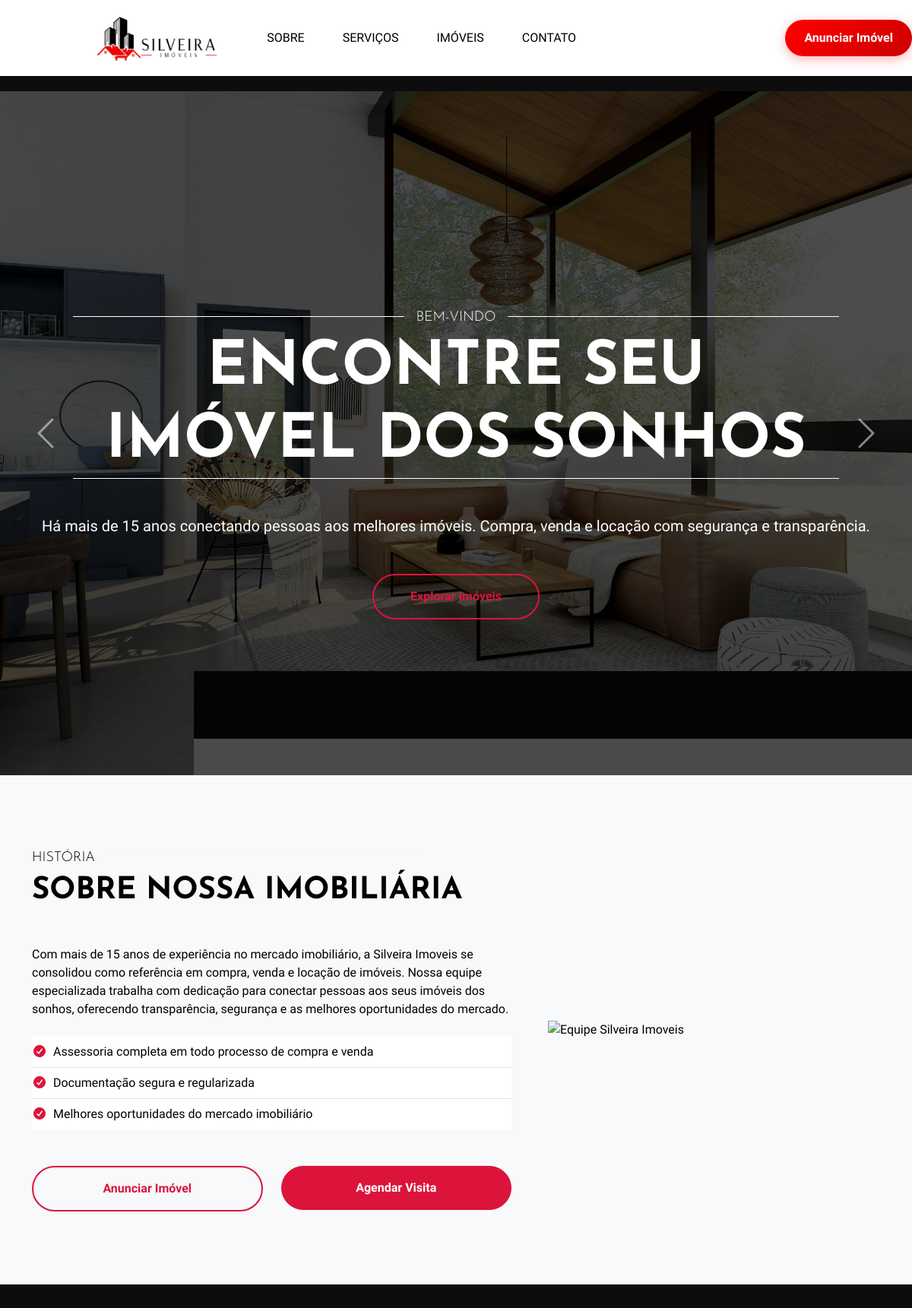
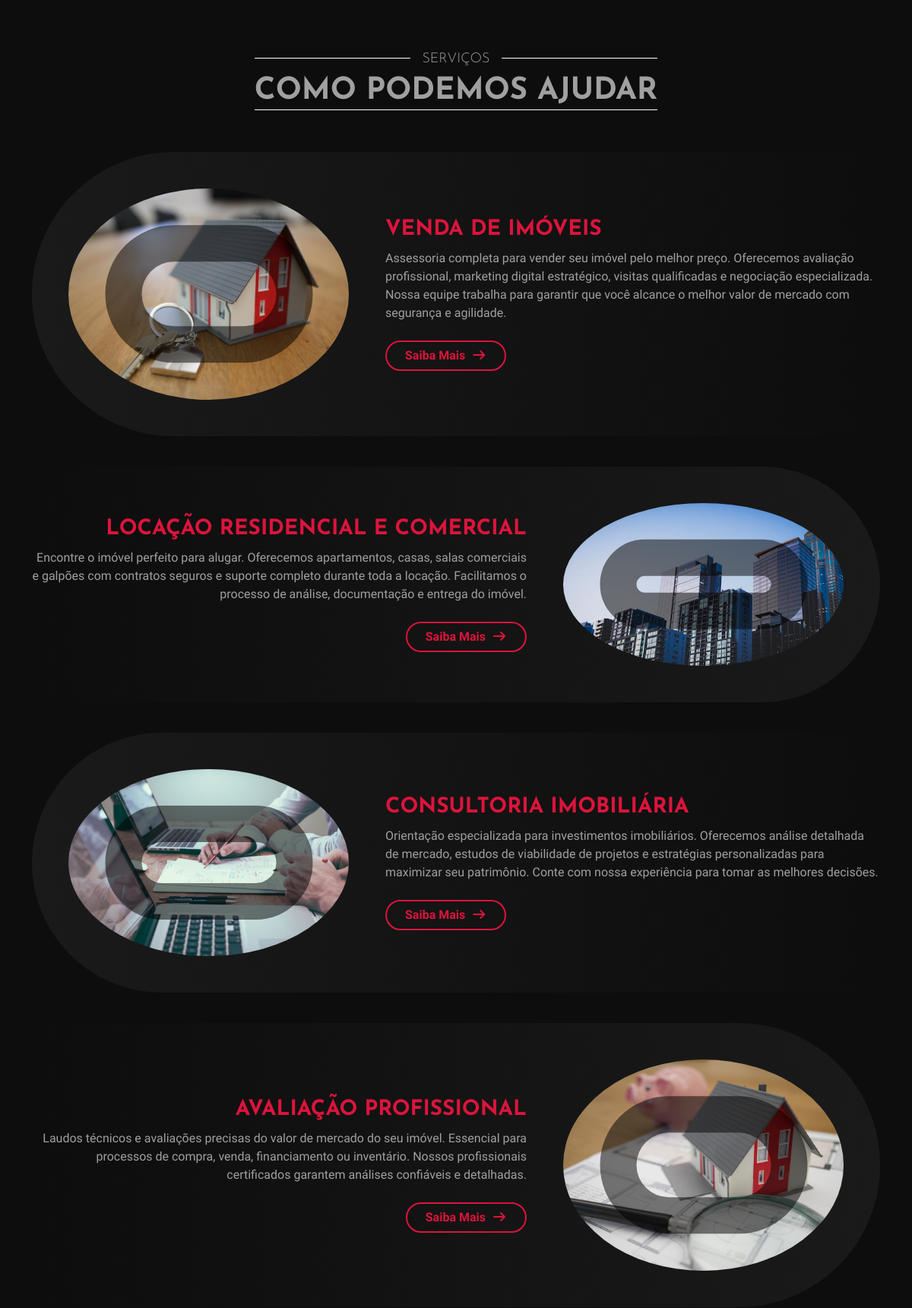
The page / (upper part) on the database its author committed (2 pictures, top to bottom).
### tables this page shows
CREATE TABLE IF NOT EXISTS servicos (
    id INT AUTO_INCREMENT PRIMARY KEY,
    titulo VARCHAR(200) NOT NULL,
    descricao TEXT,
    imagem_url VARCHAR(500),
    posicao VARCHAR(20),  
    ativo BOOLEAN DEFAULT TRUE,
    ordem INT DEFAULT 0,
    criado_em TIMESTAMP DEFAULT CURRENT_TIMESTAMP,
    atualizado_em TIMESTAMP DEFAULT CURRENT_TIMESTAMP ON UPDATE CURRENT_TIMESTAMP
);

### index.php (the view, shortened to what this page needs)
<?php
$pdo = getConnection();
$stmt = $pdo->query("SELECT * FROM configuracoes");
$configsArray = $stmt->fetchAll();
$configs = [];
foreach ($configsArray as $config) {
    $configs[$config['chave']] = $config['valor'];
}
$stmt = $pdo->query("SELECT * FROM servicos WHERE ativo = 1 ORDER BY ordem ASC");
$servicos = $stmt->fetchAll();
?>
<!DOCTYPE html>
<html lang="pt-BR">
<head>
    <link href="https://cdnjs.cloudflare.com/ajax/libs/font-awesome/7.0.0/css/all.min.css" rel="stylesheet">
    <link href="https://cdn.jsdelivr.net/npm/bootstrap-icons@1.4.1/font/bootstrap-icons.css" rel="stylesheet">
    <link href="lib/animate/animate.min.css" rel="stylesheet">
    <link href="lib/lightbox/css/lightbox.min.css" rel="stylesheet">
    <link href="lib/owlcarousel/assets/owl.carousel.min.css" rel="stylesheet">
    <link href="css/bootstrap.min.css" rel="stylesheet">
    <link href="css/style.css" rel="stylesheet">
    <link href="https://cdn.jsdelivr.net/npm/select2@4.1.0-rc.0/dist/css/select2.min.css" rel="stylesheet" />
    <link href="https://cdn.jsdelivr.net/npm/sweetalert2@11/dist/sweetalert2.min.css" rel="stylesheet">
    <link href="css/real-estate-custom.css" rel="stylesheet">
</head>
<body>
    <div class="container-fluid p-0">
        <nav class="navbar navbar-expand-lg navbar-dark px-lg-5 modern-navbar" id="mainNav">
            <a href="#home" class="navbar-brand ms-4 ms-lg-0">
                <img src="logo.PNG" alt="Silveira Imóveis" class="navbar-logo">
            </a>
            <div class="collapse navbar-collapse" id="navbarCollapse">
                <div class="navbar-nav mx-auto p-4 p-lg-0">
                    <a href="#sobre" class="nav-item nav-link">Sobre</a>
                    <a href="#servicos" class="nav-item nav-link">Serviços</a>
                    <a href="#imoveis" class="nav-item nav-link">Imóveis</a>
                    <a href="#contato" class="nav-item nav-link">Contato</a>
                </div>
                <div class="d-none d-lg-flex">
                    <a class="btn btn-outline-primary border-2 btn-anunciar" href="#contato">
                        Anunciar Imóvel
                    </a>
                </div>
            </div>
        </nav>
        <div id="header-carousel" class="carousel slide" data-bs-ride="carousel" data-section="home">
            <div class="carousel-inner">
                <div class="carousel-item active">
                    <img class="w-100" src="img/carousel-2.jpg" alt="Imóvel de Alto Padrão">
                    <div class="carousel-caption d-flex flex-column align-items-center justify-content-center">
                        <div class="title mx-5 px-5 animated slideInDown">
                            <div class="title-center">
                                <h5>Bem-vindo</h5>
                                <h1 class="display-1"><?= htmlspecialchars($configs['carousel_titulo'] ?? 'Encontre seu Imóvel dos Sonhos') ?></h1>
                            </div>
                        </div>
                        <p class="fs-5 mb-5 animated slideInDown"><?= htmlspecialchars($configs['carousel_subtitulo'] ?? '') ?></p>
                        <a href="#properties"
                            class="btn btn-outline-primary border-2 py-3 px-5 animated slideInDown">Explorar
                            Imóveis</a>
                    </div>
                </div>
            </div>
            <button class="carousel-control-prev" type="button" data-bs-target="#header-carousel" data-bs-slide="prev">
                <span class="carousel-control-prev-icon" aria-hidden="true"></span>
            </button>
            <button class="carousel-control-next" type="button" data-bs-target="#header-carousel" data-bs-slide="next">
                <span class="carousel-control-next-icon" aria-hidden="true"></span>
            </button>
        </div>
    </div>
    <div class="container-fluid bg-secondary" id="sobre">
        <div class="container">
            <div class="row g-5 align-items-center">
                <div class="col-lg-7 pb-0 pb-lg-5 py-5">
                    <div class="pb-0 pb-lg-5 py-5">
                        <div class="title wow fadeInUp" data-wow-delay="0.1s">
                            <div class="title-left">
                                <h5>História</h5>
                                <h1>Sobre Nossa Imobiliária</h1>
                            </div>
                        </div>
                        <p class="mb-4 wow fadeInUp" data-wow-delay="0.2s"><?= htmlspecialchars($configs['sobre_texto'] ?? '') ?></p>
                        <ul class="list-group list-group-flush mb-5 wow fadeInUp" data-wow-delay="0.3s">
                            <li class="list-group-item bg-dark text-body border-secondary ps-0">
                                <i class="fa fa-check-circle text-primary me-1"></i> Assessoria completa em todo
                                processo de compra e venda
                            </li>
                            <li class="list-group-item bg-dark text-body border-secondary ps-0">
                                <i class="fa fa-check-circle text-primary me-1"></i> Documentação segura e regularizada
                            </li>
                            <li class="list-group-item bg-dark text-body border-secondary ps-0">
                                <i class="fa fa-check-circle text-primary me-1"></i> Melhores oportunidades do mercado
                                imobiliário
                            </li>
                        </ul>
                        <div class="row wow fadeInUp" data-wow-delay="0.4s">
                            <div class="col-6">
                                <a href="contact.html" class="btn btn-outline-primary border-2 py-3 w-100">Anunciar
                                    Imóvel</a>
                            </div>
                            <div class="col-6">
                                <a href="contact.html" class="btn btn-primary py-3 w-100">Agendar Visita</a>
                            </div>
                        </div>
                    </div>
                </div>
                <div class="col-lg-5 wow fadeInUp" data-wow-delay="0.5s">
                    <img class="img-fluid" src="img/about.png" alt="Equipe Silveira Imoveis">
                </div>
            </div>
        </div>
    </div>
    <div class="container-fluid py-5" id="servicos">
        <div class="container py-5">
            <div class="text-center">
                <div class="title wow fadeInUp" data-wow-delay="0.1s">
                    <div class="title-center">
                        <h5>Serviços</h5>
                        <h1>Como Podemos Ajudar</h1>
                    </div>
                </div>
            </div>
            <?php foreach ($servicos as $servico): ?>
            <div class="service-item service-item-<?= $servico['posicao'] ?>">
                <div class="row g-0 align-items-center">
                    <?php if ($servico['posicao'] === 'left'): ?>
                    <div class="col-md-5">
                        <div class="service-img p-5 wow fadeInRight" data-wow-delay="0.2s">
                            <img class="img-fluid rounded-circle" src="<?= htmlspecialchars($servico['imagem_url']) ?>" alt="<?= htmlspecialchars($servico['titulo']) ?>">
                        </div>
                    </div>
                    <div class="col-md-7">
                        <div class="service-text px-5 px-md-0 py-md-5 wow fadeInRight" data-wow-delay="0.5s">
                            <h3 class="text-uppercase"><?= htmlspecialchars($servico['titulo']) ?></h3>
                            <p class="mb-4"><?= htmlspecialchars($servico['descricao']) ?></p>
                            <a class="btn btn-outline-primary border-2 px-4" href="service.html">Saiba Mais <i
                                    class="fa fa-arrow-right ms-1"></i></a>
                        </div>
                    </div>
                    <?php else: ?>
                    <div class="col-md-5 order-md-1 text-md-end">
                        <div class="service-img p-5 wow fadeInLeft" data-wow-delay="0.2s">
                            <img class="img-fluid rounded-circle" src="<?= htmlspecialchars($servico['imagem_url']) ?>" alt="<?= htmlspecialchars($servico['titulo']) ?>">
                        </div>
                    </div>
                    <div class="col-md-7">
                        <div class="service-text px-5 px-md-0 py-md-5 text-md-end wow fadeInLeft" data-wow-delay="0.5s">
                            <h3 class="text-uppercase"><?= htmlspecialchars($servico['titulo']) ?></h3>
                            <p class="mb-4"><?= htmlspecialchars($servico['descricao']) ?></p>
                            <a class="btn btn-outline-primary border-2 px-4" href="service.html">Saiba Mais <i
                                    class="fa fa-arrow-right ms-1"></i></a>
                        </div>
                    </div>
                    <?php endif; ?>
                </div>
            </div>
            <?php endforeach; ?>
        </div>
    </div>
</body>
</html>

### css/style.css (style rules this page uses)
.btn { font-weight: 600; transition: .5s; border-radius: 50px; }
.btn-primary { color: var(--bs-white); }
.navbar { position: absolute; width: 100%; top: 0; left: 0; z-index: 9; transition: .5s; }
.navbar .navbar-nav .nav-link { margin-right: 25px; padding: 40px 0; color: var(--bs-white); font-size: 17px; text-transform: uppercase; outline: none; transition: .5s; }
.carousel-caption { top: 0; left: 0; right: 0; bottom: 0; padding-top: 100px; background: rgba(0, 0, 0, .7); z-index: 1; }
.carousel-control-prev, .carousel-control-next { width: 10%; }
.carousel-control-prev-icon, .carousel-control-next-icon { width: 3rem; height: 3rem; }
.title { margin-bottom: 2rem; }
.title .title-left, .title .title-center, .title .title-right { display: inline-block; text-transform: uppercase; overflow: hidden; }
.title .title-center { text-align: center; }
.title .title-left h5, .title .title-center h5, .title .title-right h5 { position: relative; display: inline-block; font-size: 18px; font-weight: 300; }
.title .title-left h5::after, .title .title-center h5::before, .title .title-center h5::after, .title .title-right h5::before { position: absolute; content: ""; width: 500%; height: 0; top: 9px; border-bottom: 1px solid var(--bs-white); }
.title .title-left h5::after, .title .title-center h5::after { left: calc(100% + 15px); }
.title .title-right h5::before, .title .title-center h5::before { right: calc(100% + 15px); }
.title .title-left h1, .title .title-center h1, .title .title-right h1 { border-bottom: 1px solid var(--bs-white); }
.service-item { position: relative; margin-top: 2.5rem; overflow: hidden; }
.service-item .service-img { position: relative; display: inline-block; }
.service-item .service-img::before { position: absolute; content: ""; width: calc(100% - 12rem); height: calc(100% - 12rem); top: 50%; left: 50%; transform: translate(-50%, -50%); border: 3rem solid rgba(0, 0, 0, .5); border-radius: 300px; z-index: 1; }
.service-item.service-item-left { border-radius: 500px 0 0 500px; background: linear-gradient(to right, var(--bs-secondary), var(--bs-dark)); }
.service-item.service-item-right { border-radius: 0 500px 500px 0; background: linear-gradient(to left, var(--bs-secondary), var(--bs-dark)); }

### rows shown on the page
servicos: imagem_url (picture), titulo "VENDA DE IMÓVEIS", descricao "Assessoria completa para vender seu imóvel pelo melhor preço. Oferecemos avaliação profissional, marketing digital estratégico, visitas qualificadas e negociação especializada. Nossa equipe trabalha para garantir que você alcance o melhor valor de mercado com segurança e agilidade."
servicos: imagem_url (picture), titulo "LOCAÇÃO RESIDENCIAL E COMERCIAL", descricao "Encontre o imóvel perfeito para alugar. Oferecemos apartamentos, casas, salas comerciais e galpões com contratos seguros e suporte completo durante toda a locação. Facilitamos o processo de análise, documentação e entrega do imóvel."
servicos: imagem_url (picture), titulo "CONSULTORIA IMOBILIÁRIA", descricao "Orientação especializada para investimentos imobiliários. Oferecemos análise detalhada de mercado, estudos de viabilidade de projetos e estratégias personalizadas para maximizar seu patrimônio. Conte com nossa experiência para tomar as melhores decisões."
servicos: imagem_url (picture), titulo "AVALIAÇÃO PROFISSIONAL", descricao "Laudos técnicos e avaliações precisas do valor de mercado do seu imóvel. Essencial para processos de compra, venda, financiamento ou inventário. Nossos profissionais certificados garantem análises confiáveis e detalhadas."

### other values the page prints
$configs['carousel_titulo'] "ENCONTRE SEU IMÓVEL DOS SONHOS"
$configs['carousel_subtitulo'] "Há mais de 15 anos conectando pessoas aos melhores imóveis. Compra, venda e locação com segurança e transparência."
